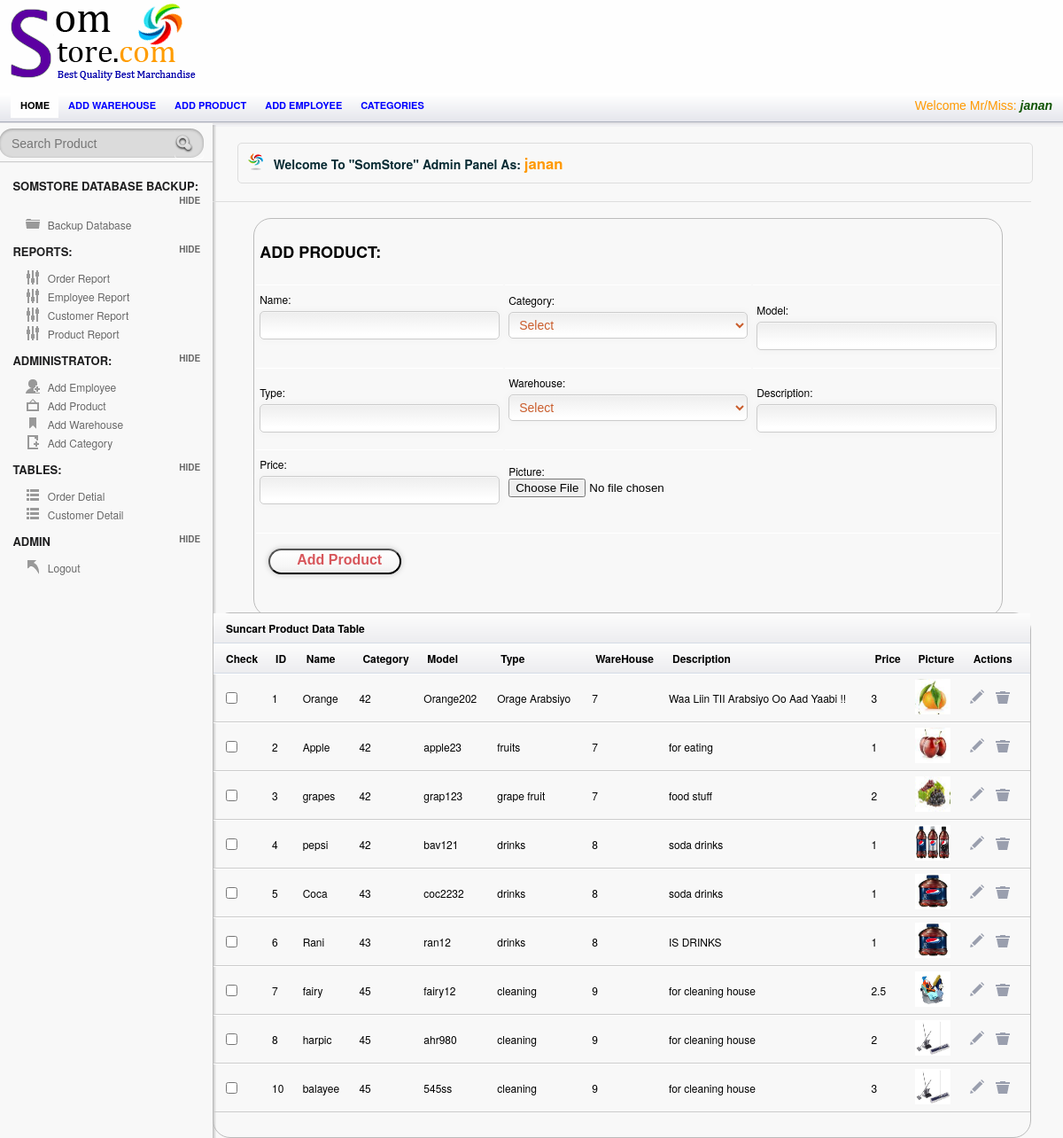
Screenshot of /eCommerce/Admin/add_product.php (signed in) with the database file from the repository.
### tables this page shows
CREATE TABLE `employee` (
  `Employee_ID` int(95) NOT NULL,
  `Employee_Name` varchar(25) NOT NULL,
  `Username` varchar(25) NOT NULL,
  `Password` varchar(25) NOT NULL,
  `Picture` varchar(255) NOT NULL
);

CREATE TABLE `product` (
  `Product_ID` int(255) NOT NULL,
  `productName` varchar(77) NOT NULL,
  `Category_ID` int(255) NOT NULL,
  `Model` varchar(50) NOT NULL,
  `Type` varchar(50) NOT NULL,
  `Warehouse_ID` int(255) NOT NULL,
  `Description` varchar(500) NOT NULL,
  `Price` varchar(255) NOT NULL,
  `Picture` varchar(255) NOT NULL
);

### eCommerce/session.php (called while the page is built, shortened)
<?php
include('config.php');
$check=$_SESSION['login_username'];
$session=mysqli_query($mysqli, "select Username from employee where Username='$check' ");
$row=mysqli_fetch_array($session);
$login_session=$row['Username'];
?>

### eCommerce/Admin/add_product.php (the view, shortened to what this page needs)
<?php
include("../session.php");
?>
<!doctype html>
<html lang="en">
<head>
	<link rel="stylesheet" href="css/layout.css" type="text/css" media="screen" />
</head>
<body>
<div id="container">
	   <div id="header">
		<div id="logo-banner">
				<div id="logo">
				<a href="index.php"><img src="images/logo.png" alt="" /></a>
				</div>
				<div id="banner">
				</div>
		</div>
		</div>
	<div id="content-wrap">
	<section id="secondary_bar">
                <nav>
                <ul>
                    <li class="selected"><a href="index.php">Home</a></li>
                    <li><a href="add_warehouse.php">Add warehouse</a></li>
                    <li><a href="add_product.php">Add product</a></li>
                    <li><a href="Employee.php">Add employee</a></li>
                    <li><a href="add_category.php">Categories</a></li>
                    <li class="logout"> <span class="check"> <?php echo "Welcome Mr/Miss:   ". "<font color='##fa5400'><i><b>".$login_session."</b></i></font>" ;?> </span></li>
                </ul>
            </nav>
	</section>
<aside id="sidebar" class="column">
				<div id="search">
					<form action="searchprod.php" method="post" accept-charset="utf-8">
						<input type="text"  title="Search..." class="blink field"  placeholder="Search Product"   name='search' size=60 maxlength=100 />
						<input class="search-button" type="submit" value="Submit" />
						<div class="cl">&nbsp;</div>
					</form>
				</div>
		<hr/>
		<h3> SomStore Database Backup:</h3>
		<ul class="toggle">
		    <li class="icn_folder"><a href="Backup.php">Backup Database</a></li>
		</ul>
		<h3>Reports:</h3>
		<ul class="toggle">
		    <li class="icn_settings"><a href="OrderReports.php">Order Report</a></li>
			<li class="icn_settings"><a href="EmployeeReport.php">Employee Report</a></li>
			<li class="icn_settings"><a href="CustomerReport.php">Customer Report</a></li>
			<li class="icn_settings"><a href="ProductReport.php"> Product Report</a></li>
		</ul>
		<h3>Administrator:</h3>
		<ul class="toggle">
		    <li class="icn_add_user"><a href="Employee.php">Add Employee</a></li>
			<li class="icn_photo"><a href="add_product.php">Add Product</a></li>
			<li class="icn_tags"><a href="add_warehouse.php">Add Warehouse</a></li>
			<li class="icn_new_article"><a href="add_category.php">Add Category</a></li>
		</ul>
        <h3>Tables:</h3>
		<ul class="toggle">
		    <li class="icn_categories"><a href="order.php">Order Detial</a></li>
     		<li class="icn_categories"><a href="customerTable.php">Customer Detail</a></li>
		</ul>
		<h3>Admin</h3>
		<ul class="toggle">
			<li class="icn_jump_back"><a href="../logout.php">Logout</a></li>
		</ul>
	</aside>
	<section id="main" class="column">
	<h4 class="alert_info">Welcome To <strong>"SomStore"</strong> Admin Panel As: <?php echo "  ". "<font color='#f90'><big><b>".$login_session."</b></big></font>" ;?>  </h4>
	<div id="form_wrapper" class="form_wrapper">
		 <table>
					<form class="register active"  action=" insertProduct.php"method="POST" id="myForm">
					<th colspan="3"><h2>ADD PRODUCT:</h2> </th>
   <tr>
    <td>
		<label> Name:</label>
		<input type="text" name="name" id="name"  class="user" required>
	</td>
   <td>
	<label>Category:</label>
 <?php
echo '<select  name="select"  id="ml" class="ed">';
echo '<option selected="selected">Select</option>';
echo'</select>';
?>
   </td>
      <td>
		<label> Model:</label>
		<input type="text"  name="model"  id="model"  required>
	</td>
   </tr>
   <tr>
   <td>
	   <label> Type:</label>
		<input type="text" name="type" id="type"  required>
  </td>
    <td>
    	<label> Warehouse:</label>
<?php
include('../config.php');
echo '<select   name="WH"  id="ml" class="ed">';
echo '<option selected="selected">Select</option>';
echo'</select>';
?>
	</td>
   <td>
	    <label> Description:</label>
		<input type="text"  name="ml"  id="ml"  maxlength="19" required>
  </td>
   </tr>
   <tr>
    <td>
		<label>Price:</label>
		<input type="text"  name="price"  id="price"  onkeypress="return isNumberKey(event)"  required>
	</td>
   <td>
		<label> Picture:</label>
		<input type="file" name="picture" id="picture"  required>
   </td>
   </tr>
			<div class="bottom">
			<td colspan="3">
			<button name="save" id="delbutton" title="Click to Save"  class="a-btn" > <span class="a-btn-text"> Add Product</span></</button>
			</div>
</form>
					</table>
	</div>
<?php
$result = mysqli_query($mysqli,"SELECT * FROM product");
?>
      <div id="tab1" class="tab_content">
  <table class="tablesorter" cellspacing="0">
			<thead>  <th Colspan="11">  Suncart Product Data Table </th></thead>
		<thead>
   		      <th>Check</th>
    	      <th>ID</th>
              <th> Name</th>
    		<th>Category</th>
		    <th>Model</th>
    		<th> Type</th>
			 <th>WareHouse</th>
    		<th> Description</th>
			<th>Price</th>
    		<th> Picture</th>
    		<th>Actions</th>
		</thead>
		<tbody>
     <?php while($row = mysqli_fetch_array($result))
    {?>
    <tr>
    <td><input type="checkbox"></td>
    <td><?Php echo $row['Product_ID']; ?></td>
    <td><?php echo $row['productName']; ?></td>
   <td><?php echo $row['Category_ID']; ?></td>
	<td><?php echo $row['Model']; ?></td>
	  <td><?Php echo $row['Type']; ?></td>
    <td><?php echo $row['Warehouse_ID']; ?></td>
   <td><?php echo $row['Description']; ?></td>
	<td><?php echo $row['Price']; ?></td>
		<td> <img src="../images/<?php echo $row['Picture']; ?> " width="40" height="40"   ></td>
    <td> <a href="prodViewUpdate.php?update=<?php echo $row['Product_ID']; ?>"  onClick="edit(this);" title="empEdit" >  <input type="image" src="images/icn_edit.png" title="Edit"> </a>
     <a href="prodDelete.php?delete=<?php echo $row['Product_ID']; ?>" onClick="del(this);" title="Delete" class="delbutton"><input type="image" src="images/icn_trash.png" title="Trash">  </a></td>
    </tr>
  <?php }mysqli_close($mysqli);?>
</tbody>
</table>
 </div>
	</section>
          </div>
   </div>
</body>
</html>

### rows the page displays
employee: Username "janan"
product: Product_ID "1", productName "Orange", Category_ID "42", Model "Orange202", Type "Orage Arabsiyo", Warehouse_ID "7", Description "Waa Liin TII Arabsiyo Oo Aad Yaabi !!", Price "3", Picture (picture)
product: Product_ID "2", productName "Apple", Category_ID "42", Model "apple23", Type "fruits", Warehouse_ID "7", Description "for eating", Price "1", Picture (picture)
product: Product_ID "3", productName "grapes", Category_ID "42", Model "grap123", Type "grape fruit", Warehouse_ID "7", Description "food stuff", Price "2", Picture (picture)
product: Product_ID "4", productName "pepsi", Category_ID "42", Model "bav121", Type "drinks", Warehouse_ID "8", Description "soda drinks", Price "1", Picture (picture)
product: Product_ID "5", productName "Coca", Category_ID "43", Model "coc2232", Type "drinks", Warehouse_ID "8", Description "soda drinks", Price "1", Picture (picture)
product: Product_ID "6", productName "Rani", Category_ID "43", Model "ran12", Type "drinks", Warehouse_ID "8", Description "IS DRINKS", Price "1", Picture (picture)
product: Product_ID "7", productName "fairy", Category_ID "45", Model "fairy12", Type "cleaning", Warehouse_ID "9", Description "for cleaning house", Price "2.5", Picture (picture)
product: Product_ID "8", productName "harpic", Category_ID "45", Model "ahr980", Type "cleaning", Warehouse_ID "9", Description "for cleaning house", Price "2", Picture (picture)
product: Product_ID "10", productName "balayee", Category_ID "45", Model "545ss", Type "cleaning", Warehouse_ID "9", Description "for cleaning house", Price "3", Picture (picture)
